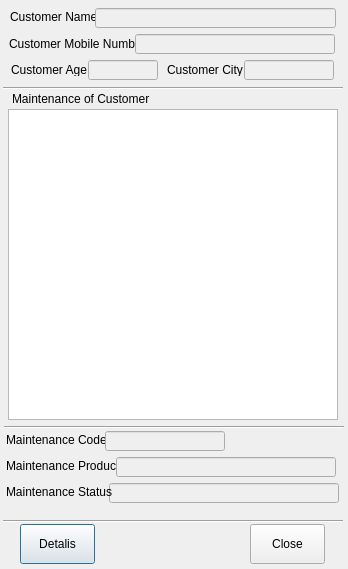
<?xml version="1.0" encoding="UTF-8"?>
<ui version="4.0">
	<class>historyDialog</class>
	<widget class="QDialog" name="historyDialog">
		<property name="geometry">
			<rect>
				<x>0</x>
				<y>0</y>
				<width>348</width>
				<height>569</height>
			</rect>
		</property>
		<property name="windowTitle">
			<string>Customer History</string>
		</property>
		<widget class="QLabel" name="label">
			<property name="geometry">
				<rect>
					<x>10</x>
					<y>10</y>
					<width>90</width>
					<height>13</height>
				</rect>
			</property>
			<property name="text">
				<string>Customer Name :</string>
			</property>
		</widget>
		<widget class="QLabel" name="label_2">
			<property name="geometry">
				<rect>
					<x>9</x>
					<y>37</y>
					<width>130</width>
					<height>13</height>
				</rect>
			</property>
			<property name="text">
				<string>Customer Mobile Number :</string>
			</property>
		</widget>
		<widget class="QLabel" name="label_3">
			<property name="geometry">
				<rect>
					<x>11</x>
					<y>63</y>
					<width>90</width>
					<height>13</height>
				</rect>
			</property>
			<property name="text">
				<string>Customer Age :</string>
			</property>
		</widget>
		<widget class="QLabel" name="label_4">
			<property name="geometry">
				<rect>
					<x>167</x>
					<y>63</y>
					<width>80</width>
					<height>13</height>
				</rect>
			</property>
			<property name="text">
				<string>Customer City :</string>
			</property>
		</widget>
		<widget class="QLineEdit" name="customerNamelbl">
			<property name="enabled">
				<bool>false</bool>
			</property>
			<property name="geometry">
				<rect>
					<x>95</x>
					<y>8</y>
					<width>241</width>
					<height>20</height>
				</rect>
			</property>
			<property name="font">
				<font>
					<pointsize>9</pointsize>
					<weight>75</weight>
					<bold>true</bold>
				</font>
			</property>
			<property name="styleSheet">
				<string notr="true">color: rgb(255, 0, 0);</string>
			</property>
		</widget>
		<widget class="QLineEdit" name="customerAgelbl">
			<property name="enabled">
				<bool>false</bool>
			</property>
			<property name="geometry">
				<rect>
					<x>88</x>
					<y>60</y>
					<width>70</width>
					<height>20</height>
				</rect>
			</property>
			<property name="font">
				<font>
					<pointsize>9</pointsize>
					<weight>75</weight>
					<bold>true</bold>
				</font>
			</property>
			<property name="styleSheet">
				<string notr="true">color: rgb(255, 0, 0);</string>
			</property>
		</widget>
		<widget class="QLineEdit" name="CustomerCitylbl">
			<property name="enabled">
				<bool>false</bool>
			</property>
			<property name="geometry">
				<rect>
					<x>244</x>
					<y>60</y>
					<width>90</width>
					<height>20</height>
				</rect>
			</property>
			<property name="font">
				<font>
					<pointsize>9</pointsize>
					<weight>75</weight>
					<bold>true</bold>
				</font>
			</property>
			<property name="styleSheet">
				<string notr="true">color: rgb(255, 0, 0);</string>
			</property>
		</widget>
		<widget class="QLineEdit" name="customerMobilelbl">
			<property name="enabled">
				<bool>false</bool>
			</property>
			<property name="geometry">
				<rect>
					<x>135</x>
					<y>34</y>
					<width>200</width>
					<height>20</height>
				</rect>
			</property>
			<property name="font">
				<font>
					<pointsize>9</pointsize>
					<weight>75</weight>
					<bold>true</bold>
				</font>
			</property>
			<property name="styleSheet">
				<string notr="true">color: rgb(255, 0, 0);</string>
			</property>
		</widget>
		<widget class="Line" name="line">
			<property name="geometry">
				<rect>
					<x>3</x>
					<y>87</y>
					<width>340</width>
					<height>3</height>
				</rect>
			</property>
			<property name="orientation">
				<enum>Qt::Horizontal</enum>
			</property>
		</widget>
		<widget class="QTableView" name="tableView">
			<property name="geometry">
				<rect>
					<x>8</x>
					<y>109</y>
					<width>330</width>
					<height>311</height>
				</rect>
			</property>
		</widget>
		<widget class="QLabel" name="label_5">
			<property name="geometry">
				<rect>
					<x>12</x>
					<y>92</y>
					<width>140</width>
					<height>13</height>
				</rect>
			</property>
			<property name="text">
				<string>Maintenance of Customer :</string>
			</property>
		</widget>
		<widget class="Line" name="line_2">
			<property name="geometry">
				<rect>
					<x>4</x>
					<y>426</y>
					<width>340</width>
					<height>3</height>
				</rect>
			</property>
			<property name="orientation">
				<enum>Qt::Horizontal</enum>
			</property>
		</widget>
		<widget class="QPushButton" name="detailsbtn">
			<property name="geometry">
				<rect>
					<x>20</x>
					<y>524</y>
					<width>75</width>
					<height>40</height>
				</rect>
			</property>
			<property name="text">
				<string>Detalis</string>
			</property>
		</widget>
		<widget class="QPushButton" name="closebtn">
			<property name="geometry">
				<rect>
					<x>250</x>
					<y>524</y>
					<width>75</width>
					<height>40</height>
				</rect>
			</property>
			<property name="text">
				<string>Close</string>
			</property>
		</widget>
		<widget class="Line" name="line_3">
			<property name="geometry">
				<rect>
					<x>3</x>
					<y>520</y>
					<width>340</width>
					<height>3</height>
				</rect>
			</property>
			<property name="orientation">
				<enum>Qt::Horizontal</enum>
			</property>
		</widget>
		<widget class="QLabel" name="label_6">
			<property name="geometry">
				<rect>
					<x>6</x>
					<y>433</y>
					<width>100</width>
					<height>13</height>
				</rect>
			</property>
			<property name="text">
				<string>Maintenance Code :</string>
			</property>
		</widget>
		<widget class="QLineEdit" name="mainteCode">
			<property name="enabled">
				<bool>false</bool>
			</property>
			<property name="geometry">
				<rect>
					<x>105</x>
					<y>431</y>
					<width>120</width>
					<height>20</height>
				</rect>
			</property>
			<property name="font">
				<font>
					<pointsize>9</pointsize>
					<weight>75</weight>
					<bold>true</bold>
				</font>
			</property>
			<property name="styleSheet">
				<string notr="true">color: rgb(255, 0, 0);</string>
			</property>
		</widget>
		<widget class="QLabel" name="label_7">
			<property name="geometry">
				<rect>
					<x>6</x>
					<y>459</y>
					<width>110</width>
					<height>13</height>
				</rect>
			</property>
			<property name="text">
				<string>Maintenance Product :</string>
			</property>
		</widget>
		<widget class="QLineEdit" name="mainteProductlbl">
			<property name="enabled">
				<bool>false</bool>
			</property>
			<property name="geometry">
				<rect>
					<x>116</x>
					<y>457</y>
					<width>220</width>
					<height>20</height>
				</rect>
			</property>
			<property name="font">
				<font>
					<pointsize>9</pointsize>
					<weight>75</weight>
					<bold>true</bold>
				</font>
			</property>
			<property name="styleSheet">
				<string notr="true">color: rgb(255, 0, 0);</string>
			</property>
		</widget>
		<widget class="QLineEdit" name="mainteStatuslbl">
			<property name="enabled">
				<bool>false</bool>
			</property>
			<property name="geometry">
				<rect>
					<x>109</x>
					<y>483</y>
					<width>230</width>
					<height>20</height>
				</rect>
			</property>
			<property name="font">
				<font>
					<pointsize>9</pointsize>
					<weight>75</weight>
					<bold>true</bold>
				</font>
			</property>
			<property name="styleSheet">
				<string notr="true">color: rgb(255, 0, 0);</string>
			</property>
		</widget>
		<widget class="QLabel" name="label_8">
			<property name="geometry">
				<rect>
					<x>6</x>
					<y>485</y>
					<width>110</width>
					<height>13</height>
				</rect>
			</property>
			<property name="text">
				<string>Maintenance Status :</string>
			</property>
		</widget>
	</widget>
	<resources/>
	<connections/>
</ui>
